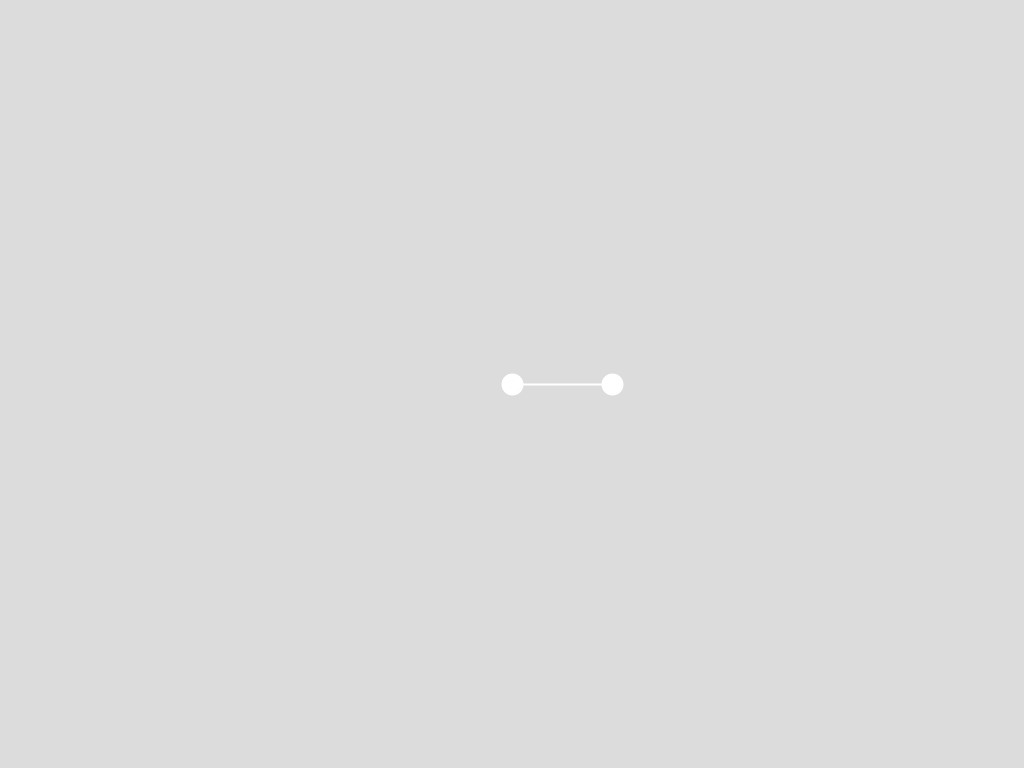
Frame 1 (no input)
Frame 60 (the mouse pressed at the canvas centre just before this capture): identical to frame 1, image omitted
Frame 120 (the mouse held since frame 60 and released just before this capture): identical to frame 1, image omitted

The Processing sketch that drew this single still picture (run headless with seeded random() and noise(); from frame 60 on, the mouse is pressed at the canvas centre):

// Processing sketch: taxicab_distance
// ── taxicab_distance.pde
/*

https://en.wikipedia.org/wiki/Taxicab_geometry

*/

Vec2i origin;
Vec2i point;
boolean[][] visited;
boolean shortest;

void setup() {
  size(1024, 768);
  strokeWeight(2);
  
  origin = new Vec2i(width/2, height/2);
  point = new Vec2i(origin.x+100, origin.y);
  visited = new boolean[width][height];
  shortest = true;
}

void draw() {
  background(220);
  drawPath(origin, point);
  circle(origin.x, origin.y, 20);
  circle(point.x, point.y, 20);
}

void drawPath(Vec2i p, Vec2i q) {
  for (int x = 0; x < width; x++) {
    for (int y = 0; y < height; y++)
      visited[x][y] = false;
  }
  drawPathRec(p, q, taxidist(p, q), visited);
}

void drawPathRec(Vec2i p, Vec2i q, int d, boolean[][] v) {
  if (v[p.x][p.y])
    return;
  if (d == 0)
    return;
  
  Vec2i r = new Vec2i(p.x, p.y);
  int sd = (shortest) ? shortdist(p, q) : 0;
  for (int y = -1; y <= 1; y++) {
    for (int x = -1; x <= 1; x++) {
      if (x == 0 && y == 0)
        continue;

      r.set(p.x+x, p.y+y);
      int nd = taxidist(r, q);
      if ((!shortest && nd < d) || (shortest && nd == sd)) {
        stroke(r.x, r.y, max(r.x, r.y));
        point(r.x, r.y);
        drawPathRec(r, q, nd, v);
        v[r.x][r.y] = true;
      }
    }
  }
}

int shortdist(Vec2i p, Vec2i q) {
  Vec2i r = new Vec2i(p.x, p.y);
  int d = 1000000;
  for (int y = -1; y <= 1; y++) {
    for (int x = -1; x <= 1; x++) {
      if (x == 0 && y == 0)
        continue;

      r.set(p.x+x, p.y+y);
      d = min(d, taxidist(r, q));
    }
  }
  return d;
}

void keyPressed() {
  if (keyCode == ' ')
    shortest = !shortest;
}

void mouseMoved() {
  point.set(mouseX, mouseY);
}

int taxidist(Vec2i p, Vec2i q) {
  int dx = p.x - q.x;
  int dy = p.y - q.y;
  return abs(dx) + abs(dy);
}

class Vec2i {
  int x, y;
  
  Vec2i(int x, int y) {
    set(x, y);
  }
  
  void set(int x, int y) {
    this.x = x;
    this.y = y;
  }
};
